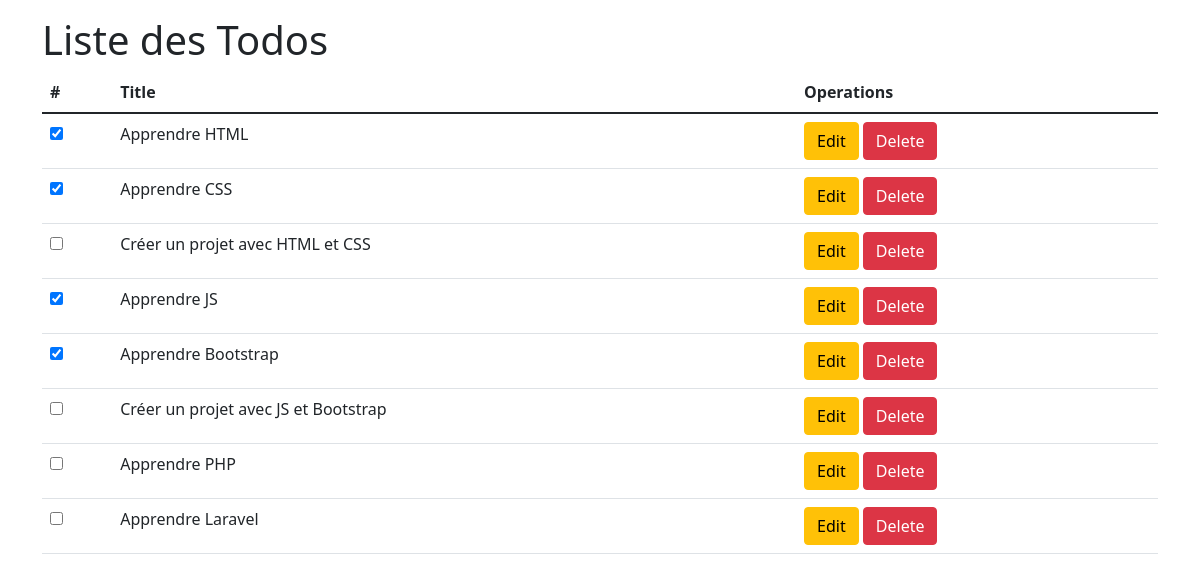
The page /04-liaison-bd/index.php on the database its author committed.
### tables this page shows
CREATE TABLE IF NOT EXISTS `todos` (
  `id` int(10) UNSIGNED NOT NULL AUTO_INCREMENT,
  `title` varchar(199) NOT NULL,
  `description` text NOT NULL,
  `complete` tinyint(1) NOT NULL DEFAULT 0,
  `due_date` date NOT NULL,
  PRIMARY KEY (`id`)
);

### 04-liaison-bd/index.php (called while the page is built)
<?php
require('./dbconnect.php');
$query = $cnx->query("SELECT * FROM todos");
$data = $query->fetchAll();
include('./index.phtml');

### 04-liaison-bd/index.phtml (the view, shortened to what this page needs)
<!DOCTYPE html>
<html lang="en">
<head>
    <link href="https://cdn.jsdelivr.net/npm/bootstrap@5.1.3/dist/css/bootstrap.min.css" rel="stylesheet">
</head>
<body>
    <div class="container py-3">
        <h1>Liste des Todos</h1>
        <table class="table">
            <thead>
                <tr>
                    <th scope="col">#</th>
                    <th scope="col">Title</th>
                    <th scope="col">Operations</th>
                </tr>
            </thead>
            <tbody>
                <?php foreach ($data as $todo) : ?>
                    <tr>
                        <th scope="row">
                            <input type="checkbox" <?= $todo['complete'] ? "checked" : ""; ?>>
                        </th>
                        <td><?= $todo['title'] ?></td>
                        <td>
                            <button class="btn btn-warning">Edit</button>
                            <button class="btn btn-danger">Delete</button>
                        </td>
                    </tr>
                <?php endforeach; ?>
            </tbody>
        </table>
    </div>
</body>
</html>

### rows shown on the page
todos: complete "☑", title "Apprendre HTML"
todos: complete "☑", title "Apprendre CSS"
todos: title "Créer un projet avec HTML et CSS"
todos: complete "☑", title "Apprendre JS"
todos: complete "☑", title "Apprendre Bootstrap"
todos: title "Créer un projet avec JS et Bootstrap"
todos: title "Apprendre PHP"
todos: title "Apprendre Laravel"
